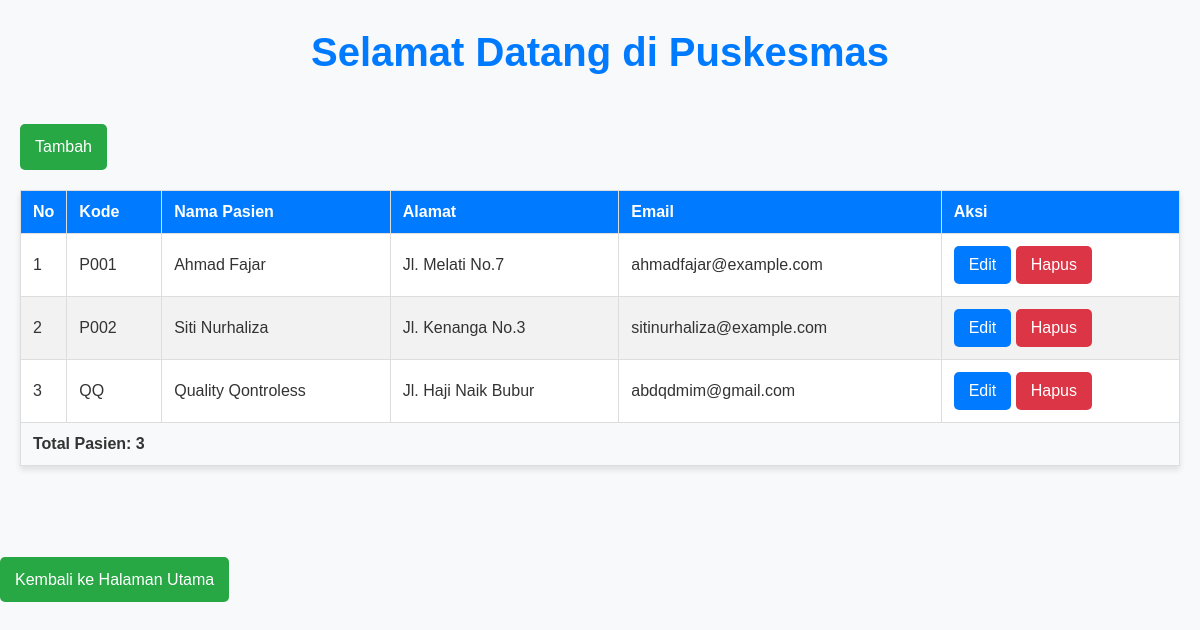
The page /index.php?hal=data-pasien on the database its author committed.
### tables this page shows
CREATE TABLE `pasien` (
  `id` int(11) NOT NULL,
  `kode` varchar(10) NOT NULL,
  `nama` varchar(45) NOT NULL,
  `tmp_lahir` varchar(30) NOT NULL,
  `tgl_lahir` date NOT NULL,
  `gender` char(1) NOT NULL,
  `email` varchar(50) NOT NULL,
  `alamat` varchar(100) NOT NULL,
  `kelurahan_id` int(11) NOT NULL
);

### pasien/data_pasien.php (the view)
<?php
    require_once 'dbkoneksi.php';
    $sql = "SELECT * FROM pasien";
    $query = $dbh->query($sql);
?>
    <div class="container">
        <a href="index.php?hal=tambah-pasien" class="btn btn-add">Tambah</a>
        <table class="table-pasien">
            <thead>
                <tr>
                    <th style="width: 15px;">No</th>
                    <th>Kode</th>
                    <th>Nama Pasien</th>
                    <th>Alamat</th>
                    <th>Email</th>
                    <th>Aksi</th>
                </tr>
            </thead>
            <tbody>
                <?php
                $no = 1;
                foreach ($query as $row) {
                    ?>
                    <tr>
                        <td class="text-align:center;"><?= $no++ ?></td>
                        <td><?= $row['kode'] ?></td>
                        <td><?= $row['nama'] ?></td>
                        <td><?= $row['alamat'] ?></td>
                        <td><?= $row['email'] ?></td>
                        <td>
                            <a href="index.php?hal=tambah-pasien&id=<?= $row['id'] ?>" class="btn btn-edit">Edit</a>
                            <a href="pasien/proses_pasien.php?id=<?= $row['id'] ?>&proses=Hapus" class="btn btn-delete">Hapus</a>
                        </td>
                    </tr>
                    <?php } ?>
                </tbody>
                <tfoot>
                    <tr>
                        <td colspan="6"><b>Total Pasien:</b> <?= $query->rowCount() ?></td>
                    </tr>
                </tfoot>
            </table>
    </div>

### index.php (shortened to what this page needs)
<h1>Selamat Datang di Puskesmas</h1>
<?php
    if (isset($_GET['hal']) && !empty($_GET['hal'])) {
        $hal = $_GET['hal'];
        if ($hal == 'data-pasien') {
            require_once 'pasien/data_pasien.php';
        }
        elseif ($hal == 'tambah-pasien') {
            require_once 'pasien/form_pasien.php';
        }elseif ($hal == 'data-paramedik') {
            require_once 'paramedik/data_paramedik.php';
        }elseif ($hal == 'tambah-paramedik') {
            require_once 'paramedik/form_paramedik.php';
        }elseif ($hal == 'data-periksa') {
            require_once 'periksa/data_periksa.php';
        }elseif ($hal == 'tambah-periksa') {
            require_once 'periksa/form_periksa.php';
        }else {
            echo "Halaman tidak ditemukan";
        }
        echo '<br><br><a href="index.php" class="btn btn-add">Kembali ke Halaman Utama</a>';
    } ?>

### index.php (style rules this page uses)
h1 { text-align: center; margin: 20px 0; color: #007bff; font-size: 2.5rem; }
a { text-decoration: none; }
.container { max-width: 1200px; margin: 0 auto; padding: 20px; }
.table-pasien { width: 100%; border-collapse: collapse; margin: 20px 0; background-color: #fff; box-shadow: 0 4px 6px rgba(0, 0, 0, 0.1); }
.table-pasien th, .table-pasien td { border: 1px solid #ddd; padding: 12px; text-align: left; }
.table-pasien th { background-color: #007bff; color: #fff; font-weight: bold; }
.table-pasien tr:nth-child(even) { background-color: #f2f2f2; }
.table-pasien tfoot td { background-color: #f8f9fa; font-weight: bold; }
.btn { display: inline-block; padding: 10px 15px; font-size: 1rem; border-radius: 5px; color: #fff; text-align: center; cursor: pointer; transition: background-color 0.3s ease; }
.btn-add { background-color: #28a745; }
.btn-edit { background-color: #007bff; }
.btn-delete { background-color: #dc3545; }

### rows shown on the page
pasien: kode "P001", nama "Ahmad Fajar", alamat "Jl. Melati No.7", email "ahmadfajar@example.com"
pasien: kode "P002", nama "Siti Nurhaliza", alamat "Jl. Kenanga No.3", email "sitinurhaliza@example.com"
pasien: kode "QQ", nama "Quality Qontroless", alamat "Jl. Haji Naik Bubur", email "abdqdmim@gmail.com"

### other values the page prints
$query->rowCount() "3"
